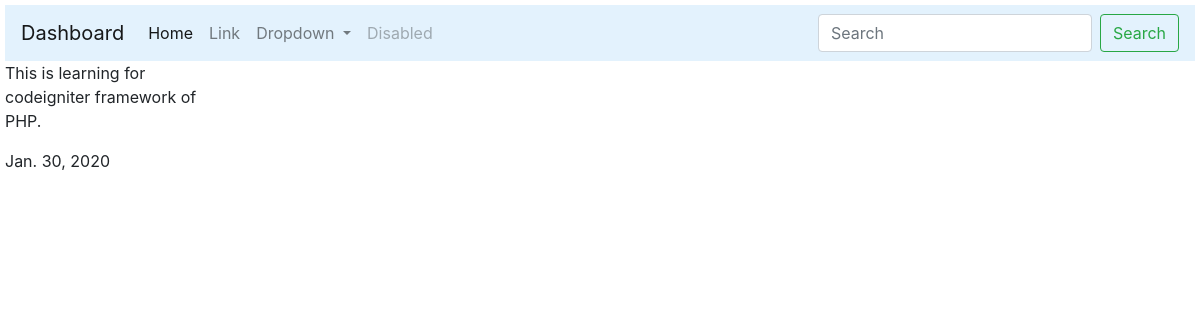
The app's page /id=2 with its own data.
### taskmanager_app/models.py (models this page shows)
class Project(models.Model):
	title = models.CharField(max_length=100)
	description = models.TextField(blank=True)
	file = models.FilePathField(path=images_path)
	end_date = models.DateField()

### taskmanager_app/views.py (the view)
# urls.py: path('id=<int:pk>', views.project_details, name='project_detail')
def project_details(request, pk):
	project = Project.objects.get(pk=pk)
	if not project:
		return HttpResponseNotFound(f"The Project for Id {pk} does not exist.")
	return render(request, 'taskmanager_app/project_details.html', {'project':project})

### taskmanager_app/templates/taskmanager_app/project_details.html (shortened to what this page needs)
{% extends 'taskmanager_app/base.html' %}
{% block body %}
	<div  style="max-width: 200px;">
	  <p>
	    {{ project.description }}
	  </p>
	  <p class="mb-0">
	    {{ project.end_date }}
	  </p>
	</div>
{% endblock %}

### records on screen
Project: description "This is learning for codeigniter framework of PHP.", end_date "Jan. 30, 2020"
